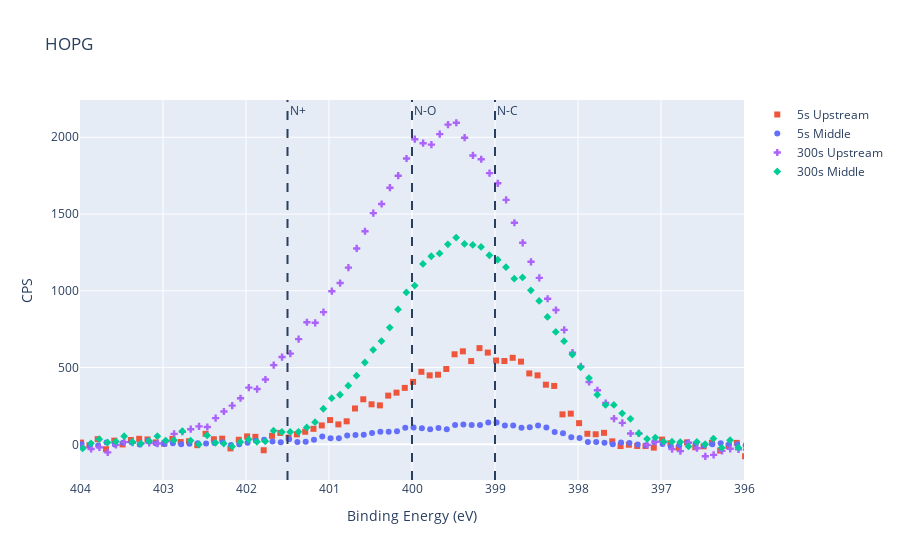

The notebook cell saved with this chart:
### Markdown cell above
## HOPG

### Code cell
FileXPS="N1sHOPG" #Name of the file with XPS Data produced by CasaXPS Sav TAB Ascii
DataPerSpectrum=209 #number of rows of each spectrum including the headers
HeaderColumns=8 #number of columns comprising the headers
NumericDataPerSpectrum=DataPerSpectrum-HeaderColumns #number of rows with the numeric data

#Read the XPS data and assign them to a pandas dataframe
XPSHOPG=ReadXPSData(FolderTR, FileXPS, DataPerSpectrum, HeaderColumns)

#number of spectra composing the dataset
NumberOfSpectra=(XPSHOPG.shape[0]//NumericDataPerSpectrum)

x_len=XPSHOPG.shape[0]//NumberOfSpectra


XPSHOPG=Normalize(XPSHOPG,NumberOfSpectra, NumberOfData=50)
XPSHOPG=RemoveLinearBackgorund(XPSHOPG, Points=50, NumberOfSpectra=NumberOfSpectra)


fig = go.Figure()


for i in range (0, NumberOfSpectra):
    fig.add_trace(go.Scatter(mode='markers', marker_symbol=symbol[i], marker=dict(color=colors[i]), x=XPSHOPG["Binding Energy"].values.reshape(NumberOfSpectra,x_len)[i], y=XPSHOPG["CPS"].values.reshape(NumberOfSpectra,x_len)[i], name=names[i]))
    
fig.add_vline(x=399, line_dash="dash", annotation_text="N-C")
fig.add_vline(x=400, line_dash="dash",annotation_text="N-O")
fig.add_vline(x=401.5, line_dash="dash", annotation_text="N+")

fig.update_layout(title="HOPG", xaxis_title='Binding Energy (eV)', yaxis_title='CPS',xaxis_range=(404,396))
    
fig.write_html(FolderTR+"/"+"HOPG"+".html")
fig.write_image(FolderTR+"/"+"HOPG"+".svg")

fig.show()

### Figure 1 — Plotly figure (JSON) as saved in the notebook; plotly's stock layout.template omitted (floating-point values rounded to 4 significant figures; data arrays with more than 128 entries replaced by an {"elided": "..."} marker saying what was removed)
{"data": [{"marker": {"color": "#EF553B", "symbol": "square"}, "mode": "markers", "name": "5s Upstream", "type": "scatter", "x": {"elided": "201 float values"}, "y": {"elided": "201 float values"}}, {"marker": {"color": "#636EFA", "symbol": "circle"}, "mode": "markers", "name": "5s Middle", "type": "scatter", "x": {"elided": "201 float values"}, "y": {"elided": "201 float values"}}, {"marker": {"color": "#AB63FA", "symbol": "cross"}, "mode": "markers", "name": "300s Upstream", "type": "scatter", "x": {"elided": "201 float values"}, "y": {"elided": "201 float values"}}, {"marker": {"color": "#00CC96", "symbol": "diamond"}, "mode": "markers", "name": "300s Middle", "type": "scatter", "x": {"elided": "201 float values"}, "y": {"elided": "201 float values"}}], "layout": {"annotations": [{"showarrow": false, "text": "N-C", "x": 399, "xanchor": "left", "xref": "x", "y": 1, "yanchor": "top", "yref": "y domain"}, {"showarrow": false, "text": "N-O", "x": 400, "xanchor": "left", "xref": "x", "y": 1, "yanchor": "top", "yref": "y domain"}, {"showarrow": false, "text": "N+", "x": 401.5, "xanchor": "left", "xref": "x", "y": 1, "yanchor": "top", "yref": "y domain"}], "shapes": [{"line": {"dash": "dash"}, "type": "line", "x0": 399, "x1": 399, "xref": "x", "y0": 0, "y1": 1, "yref": "y domain"}, {"line": {"dash": "dash"}, "type": "line", "x0": 400, "x1": 400, "xref": "x", "y0": 0, "y1": 1, "yref": "y domain"}, {"line": {"dash": "dash"}, "type": "line", "x0": 401.5, "x1": 401.5, "xref": "x", "y0": 0, "y1": 1, "yref": "y domain"}], "title": {"text": "HOPG"}, "xaxis": {"range": [404, 396], "title": {"text": "Binding Energy (eV)"}}, "yaxis": {"title": {"text": "CPS"}}}}
